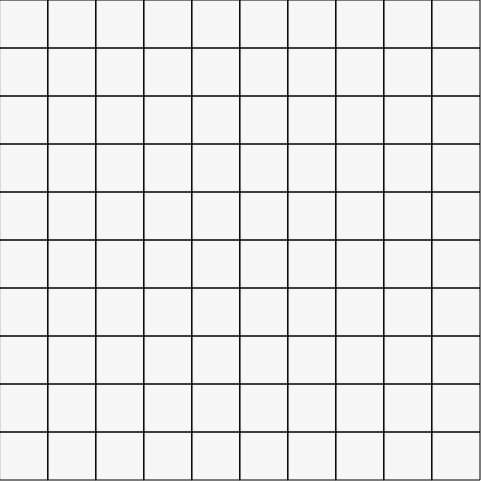
Frame 1 (no input)
Frame 60 (no input): identical to frame 1, image omitted
Frame 120 (the mouse pressed at the canvas centre since frame 60): identical to frame 1, image omitted

The p5.js sketch that drew this single still picture (run headless with seeded random() and noise() and a simulated clock; from frame 60 on, the mouse is pressed at the canvas centre):

// p5.js sketch
// ── sketch.js
/**
 * sketch.js - containing 'setup' and 'draw' funtions for
 *              p5.js along with other bootstraping variables
 */

let gameBoard = null;

function setup() {
	// Initialize the game board
	gameBoard = new Board(10, 10, 48);
	gameBoard.setMaxMines(10);

	// Initialize the canvas
	createCanvas(gameBoard.rows * gameBoard.boxSize + 1, gameBoard.cols * gameBoard.boxSize + 1);
	background(247);
}

function draw() {
	background(247);
	for (let i = 0; i < gameBoard.rows; i++) {
		for (let j = 0; j < gameBoard.cols; j++) {
			gameBoard.board[i][j].display();
		}
	}
}

function mousePressed() {
	if (!gameBoard || gameBoard.gameOver) {
		return;
	}
	const i = parseInt(mouseX / gameBoard.boxSize), j = parseInt(mouseY / gameBoard.boxSize);
	if (i < 0 || j < 0 || i >= gameBoard.rows || j >= gameBoard.cols) {
		return;
	}
	const cell = gameBoard.board[i][j];
	if (cell.contains(mouseX, mouseY)) {
		cell.explore();

		// Game over logic, player lost
		if (cell.hasBomb) {
			gameBoard.endGame();
			return;
		}

		// Empty cell board explore logic
		if (cell.surroundingMineCount == 0) {
			gameBoard.autoExplore(i, j);
		}

		// Game over logic, player won
		if (gameBoard.getUnexploredCellCount() == gameBoard.maxMines) {
			gameBoard.revealBoard();
			return;
		}

	}
}

// ── board.js
/**
 * board.js - contains 'Board' class definition
 */

class Board {

	constructor(rows = 10, cols = 10, boxSize = 20) {

		this.board = null;
		this.gameOver = false;

		this.rows = parseInt(rows);
		this.cols = parseInt(cols);
		this.boxSize = parseInt(boxSize);

		this.minMines = 1;	// fixed
		this.maxMines = 10;	// can be overwritten

		this.#initBoard();
	}

	#initBoard() {
		this.board = new Array(this.rows);
		for (let i = 0; i < this.board.length; i++) {
			this.board[i] = new Array(this.cols);
		}
		const mineOccurances = this.#getMineOccurances();
		this.#populateBoard(mineOccurances);
	}

	#populateBoard(mineOccurances = []) {
		let num = 0;
		// Initialize cells and place mines
		for (let i = 0; i < this.rows; i++) {
			for (let j = 0; j < this.cols; j++) {
				this.board[i][j] = new Cell(i, j, this.boxSize);
				if (mineOccurances.includes(num)) {
					this.board[i][j].placeBomb();
				}
				num++;
			}
		}
		// Calculate surrounding mine count
		for (let i = 0; i < this.rows; i++) {
			for (let j = 0; j < this.cols; j++) {
				this.#countNearbyMines(this.board[i][j]);
			}
		}
	}

	#countNearbyMines(cell) {
		if (cell.hasBomb) {
			return;
		}
		let count = 0;
		for (let h = -1; h <= 1; h++) {
			for (let k = -1; k <= 1; k++) {
				const [_i, _j] = [cell.i + h, cell.j + k];
				if (_i >= 0 && _i < this.rows && _j >= 0 && _j < this.cols && this.board[_i][_j].hasBomb) {
					count++;
				}
			}
		}
		cell.setNeighbouringMineCount(count);
	}

	#getMineOccurances() {
		const occurances = [];
		while (occurances.length != this.maxMines) {
			const num = Math.floor(Math.random() * ((this.rows * this.cols) - 1));
			if (!occurances.includes(num)) {
				occurances.push(num);
			}
		}
		return occurances;
	}

	setMaxMines(num = 10) {
		if (typeof num == "number" && num >= this.minMines && num <= this.rows * this.cols) {
			this.maxMines = parseInt(num);
			this.#initBoard();
		}
	}

	endGame() {
		this.gameOver = true;
		for (let i = 0; i < this.rows; i++) {
			for (let j = 0; j < this.cols; j++) {
				if (this.board[i][j].hasBomb) {
					this.board[i][j].explore();
				};
			}
		}
	}

	autoExplore(i, j) {
		const cell = this.board[i][j];
		if (cell.hasBomb) {
			return;
		}
		for (let h = -1; h <= 1; h++) {
			for (let k = -1; k <= 1; k++) {
				const [_i, _j] = [cell.i + h, cell.j + k];
				if (_i >= 0 && _i < this.rows && _j >= 0 && _j < this.cols) {
					const neighbouringCell = this.board[_i][_j];
					if (!neighbouringCell.isExplored) {
						neighbouringCell.explore();
						if (neighbouringCell.surroundingMineCount == 0) {
							this.autoExplore(_i, _j);
						}
					}
				}
			}
		}
	}

	getUnexploredCellCount() {
		let count = 0;
		for (let i = 0; i < this.rows; i++) {
			for (let j = 0; j < this.cols; j++) {
				if (!this.board[i][j].isExplored) {
					count++;
				}
			}
		}
		return count;
	}

	revealBoard() {
		for (let i = 0; i < this.rows; i++) {
			for (let j = 0; j < this.cols; j++) {
				this.board[i][j].defuse();
			}
		}
	}

}

// ── cell.js
/**
 * cell.js - contains 'Cell' class definition
 */

class Cell {

	constructor(i, j, boxSize) {

		this.i = i;
		this.j = j;
		this.size = boxSize;

		this.y = this.i * this.size;
		this.x = this.j * this.size;

		this.hasBomb = false;
		this.isExplored = false;

		this.mineColor = "red";
		this.surroundingMineCount = -1;
	}

	placeBomb() {
		this.hasBomb = true;
	}

	setNeighbouringMineCount(count = -1) {
		this.surroundingMineCount = count;
	}

	contains(y, x) {
		return Boolean(x > this.x && x < this.x + this.size && y > this.y && y < this.y + this.size);
	}

	defuse() {
		this.mineColor = "green";
		this.isExplored = true;
	}

	explore() {
		this.isExplored = true;
	}

	display() {
		stroke(0);
		noFill();
		rect(this.y, this.x, this.size, this.size);
		if (this.isExplored) {
			if (this.hasBomb) {
				fill(this.mineColor);
				rect(this.y, this.x, this.size, this.size);
			} else {
				fill(203);
				rect(this.y, this.x, this.size, this.size);
				if (this.surroundingMineCount > 0) {
					textAlign(CENTER);
					fill(0);
					text(this.surroundingMineCount, this.y + this.size * 0.5, this.x + this.size * 0.6);

				}
			}
		}
	}

}
